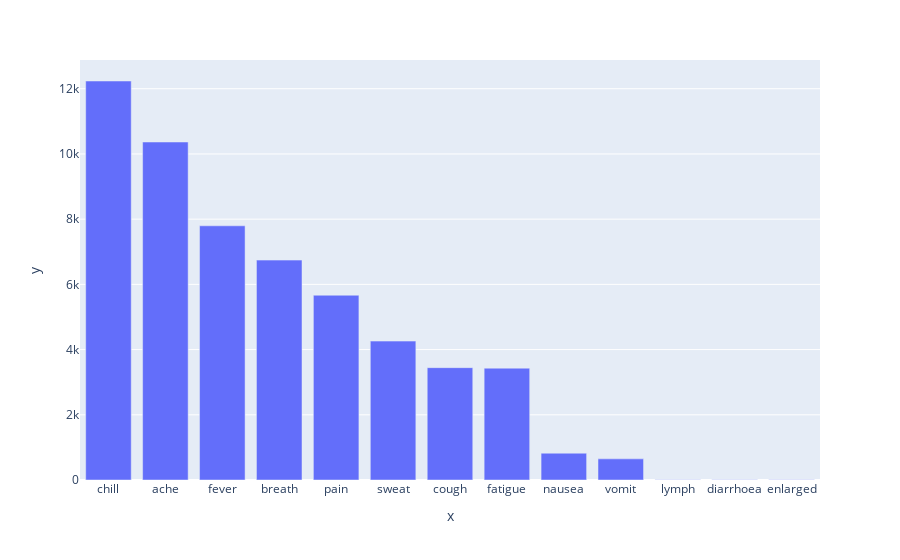

Write notebook code for a chart like this one.
### Code cell
print(histogram)
px.bar(x=histogram.keys(), y=histogram.values())

### Figure 1 — Plotly figure (JSON) as saved in the notebook; plotly's stock layout.template omitted (floating-point values rounded to 4 significant figures)
{"data": [{"alignmentgroup": "True", "hovertemplate": "x=%{x}<br>y=%{y}<extra></extra>", "legendgroup": "", "marker": {"color": "#636efa", "pattern": {"shape": ""}}, "name": "", "offsetgroup": "", "orientation": "v", "showlegend": false, "textposition": "auto", "type": "bar", "x": ["chill", "ache", "fever", "breath", "pain", "sweat", "cough", "fatigue", "nausea", "vomit", "lymph", "diarrhoea", "enlarged"], "xaxis": "x", "y": [12237, 10366, 7796, 6744, 5667, 4260, 3445, 3430, 822, 648, 9, 7, 4], "yaxis": "y"}], "layout": {"barmode": "relative", "legend": {"tracegroupgap": 0}, "margin": {"t": 60}, "xaxis": {"anchor": "y", "domain": [0, 1], "title": {"text": "x"}}, "yaxis": {"anchor": "x", "domain": [0, 1], "title": {"text": "y"}}}}
